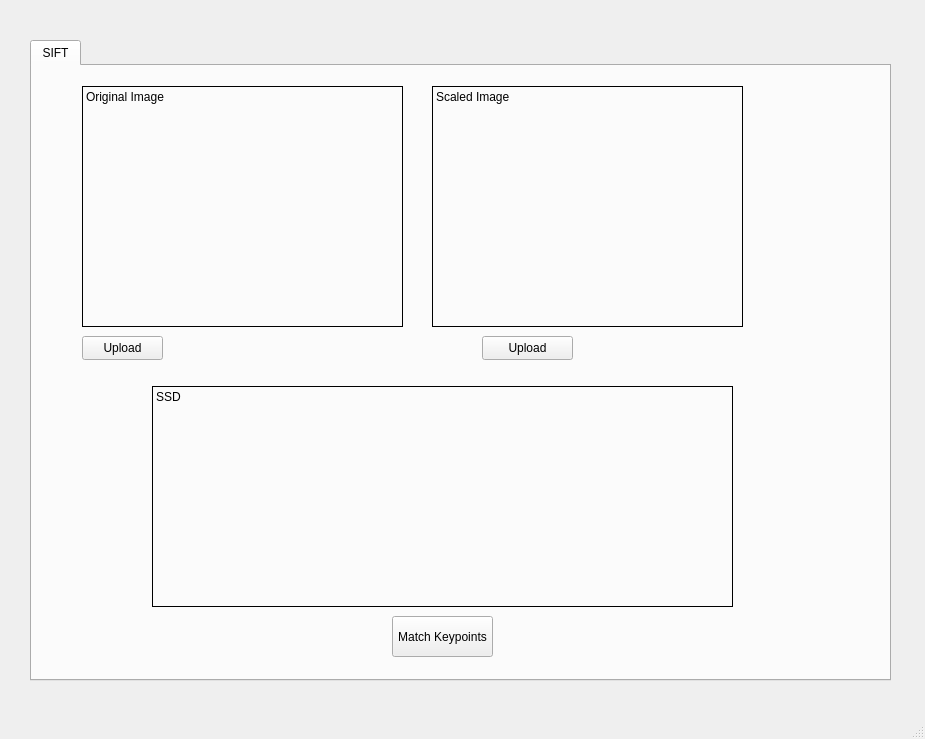
<?xml version="1.0" encoding="UTF-8"?>
<ui version="4.0">
 <class>MainWindow</class>
 <widget class="QMainWindow" name="MainWindow">
  <property name="geometry">
   <rect>
    <x>0</x>
    <y>0</y>
    <width>925</width>
    <height>739</height>
   </rect>
  </property>
  <property name="windowTitle">
   <string>MainWindow</string>
  </property>
  <widget class="QWidget" name="centralwidget">
   <widget class="QTabWidget" name="tabWidget">
    <property name="geometry">
     <rect>
      <x>30</x>
      <y>40</y>
      <width>861</width>
      <height>641</height>
     </rect>
    </property>
    <property name="currentIndex">
     <number>0</number>
    </property>
    <widget class="QWidget" name="SIFT">
     <attribute name="title">
      <string>SIFT</string>
     </attribute>
     <widget class="QLabel" name="output_ssd">
      <property name="geometry">
       <rect>
        <x>120</x>
        <y>320</y>
        <width>581</width>
        <height>221</height>
       </rect>
      </property>
      <property name="frameShape">
       <enum>QFrame::Box</enum>
      </property>
      <property name="text">
       <string>SSD </string>
      </property>
      <property name="alignment">
       <set>Qt::AlignLeading|Qt::AlignLeft|Qt::AlignTop</set>
      </property>
     </widget>
     <widget class="QPushButton" name="match_button">
      <property name="geometry">
       <rect>
        <x>360</x>
        <y>550</y>
        <width>101</width>
        <height>41</height>
       </rect>
      </property>
      <property name="text">
       <string>Match Keypoints</string>
      </property>
     </widget>
     <widget class="QPushButton" name="load_original_image">
      <property name="geometry">
       <rect>
        <x>50</x>
        <y>270</y>
        <width>81</width>
        <height>24</height>
       </rect>
      </property>
      <property name="text">
       <string>Upload</string>
      </property>
     </widget>
     <widget class="QLabel" name="original_image">
      <property name="geometry">
       <rect>
        <x>50</x>
        <y>20</y>
        <width>321</width>
        <height>241</height>
       </rect>
      </property>
      <property name="frameShape">
       <enum>QFrame::Box</enum>
      </property>
      <property name="text">
       <string>Original Image</string>
      </property>
      <property name="alignment">
       <set>Qt::AlignLeading|Qt::AlignLeft|Qt::AlignTop</set>
      </property>
     </widget>
     <widget class="QPushButton" name="load_scaled_image">
      <property name="geometry">
       <rect>
        <x>450</x>
        <y>270</y>
        <width>91</width>
        <height>24</height>
       </rect>
      </property>
      <property name="text">
       <string>Upload</string>
      </property>
      <property name="checkable">
       <bool>false</bool>
      </property>
     </widget>
     <widget class="QLabel" name="scaled_image">
      <property name="geometry">
       <rect>
        <x>400</x>
        <y>20</y>
        <width>311</width>
        <height>241</height>
       </rect>
      </property>
      <property name="frameShape">
       <enum>QFrame::Box</enum>
      </property>
      <property name="text">
       <string>Scaled Image</string>
      </property>
      <property name="alignment">
       <set>Qt::AlignLeading|Qt::AlignLeft|Qt::AlignTop</set>
      </property>
     </widget>
    </widget>
   </widget>
  </widget>
  <widget class="QMenuBar" name="menubar">
   <property name="geometry">
    <rect>
     <x>0</x>
     <y>0</y>
     <width>925</width>
     <height>21</height>
    </rect>
   </property>
  </widget>
  <widget class="QStatusBar" name="statusbar"/>
 </widget>
 <resources/>
 <connections/>
</ui>
